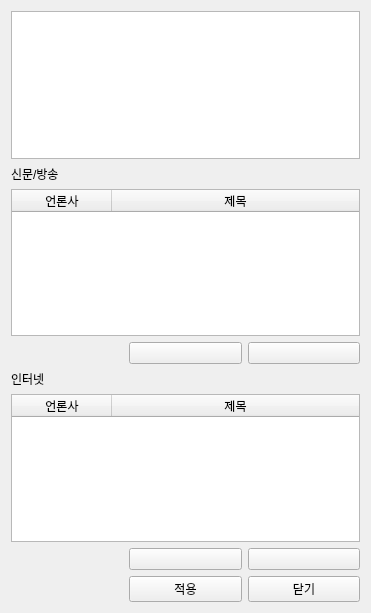
<?xml version="1.0" encoding="UTF-8"?>
<ui version="4.0">
 <class>Dialog</class>
 <widget class="QDialog" name="Dialog">
  <property name="windowModality">
   <enum>Qt::ApplicationModal</enum>
  </property>
  <property name="geometry">
   <rect>
    <x>0</x>
    <y>0</y>
    <width>371</width>
    <height>613</height>
   </rect>
  </property>
  <property name="focusPolicy">
   <enum>Qt::ClickFocus</enum>
  </property>
  <property name="contextMenuPolicy">
   <enum>Qt::NoContextMenu</enum>
  </property>
  <property name="windowTitle">
   <string>메시지</string>
  </property>
  <property name="modal">
   <bool>true</bool>
  </property>
  <layout class="QGridLayout" name="gridLayout">
   <item row="1" column="0">
    <widget class="QLabel" name="label">
     <property name="text">
      <string>신문/방송</string>
     </property>
    </widget>
   </item>
   <item row="3" column="1">
    <widget class="QPushButton" name="btn_paperUp">
     <property name="focusPolicy">
      <enum>Qt::NoFocus</enum>
     </property>
     <property name="text">
      <string/>
     </property>
    </widget>
   </item>
   <item row="6" column="1">
    <widget class="QPushButton" name="btn_internetUp">
     <property name="focusPolicy">
      <enum>Qt::NoFocus</enum>
     </property>
     <property name="text">
      <string/>
     </property>
     <property name="autoRepeat">
      <bool>false</bool>
     </property>
     <property name="default">
      <bool>false</bool>
     </property>
     <property name="flat">
      <bool>false</bool>
     </property>
    </widget>
   </item>
   <item row="6" column="2">
    <widget class="QPushButton" name="btn_internetDown">
     <property name="focusPolicy">
      <enum>Qt::NoFocus</enum>
     </property>
     <property name="text">
      <string/>
     </property>
    </widget>
   </item>
   <item row="2" column="0" colspan="3">
    <widget class="QTableWidget" name="paperNewsTable">
     <property name="focusPolicy">
      <enum>Qt::NoFocus</enum>
     </property>
     <property name="editTriggers">
      <set>QAbstractItemView::NoEditTriggers</set>
     </property>
     <property name="tabKeyNavigation">
      <bool>false</bool>
     </property>
     <property name="showDropIndicator" stdset="0">
      <bool>false</bool>
     </property>
     <property name="dragEnabled">
      <bool>false</bool>
     </property>
     <property name="dragDropOverwriteMode">
      <bool>false</bool>
     </property>
     <property name="dragDropMode">
      <enum>QAbstractItemView::NoDragDrop</enum>
     </property>
     <property name="defaultDropAction">
      <enum>Qt::IgnoreAction</enum>
     </property>
     <property name="alternatingRowColors">
      <bool>true</bool>
     </property>
     <property name="horizontalScrollMode">
      <enum>QAbstractItemView::ScrollPerPixel</enum>
     </property>
     <property name="cornerButtonEnabled">
      <bool>false</bool>
     </property>
     <property name="rowCount">
      <number>0</number>
     </property>
     <attribute name="horizontalHeaderStretchLastSection">
      <bool>true</bool>
     </attribute>
     <column>
      <property name="text">
       <string>언론사</string>
      </property>
     </column>
     <column>
      <property name="text">
       <string>제목</string>
      </property>
     </column>
    </widget>
   </item>
   <item row="7" column="1">
    <widget class="QPushButton" name="btn_run">
     <property name="focusPolicy">
      <enum>Qt::NoFocus</enum>
     </property>
     <property name="text">
      <string>적용</string>
     </property>
    </widget>
   </item>
   <item row="0" column="0" colspan="3">
    <widget class="QTextEdit" name="finalMessage">
     <property name="focusPolicy">
      <enum>Qt::ClickFocus</enum>
     </property>
     <property name="html">
      <string>&lt;!DOCTYPE HTML PUBLIC &quot;-//W3C//DTD HTML 4.0//EN&quot; &quot;http://www.w3.org/TR/REC-html40/strict.dtd&quot;&gt;
&lt;html&gt;&lt;head&gt;&lt;meta name=&quot;qrichtext&quot; content=&quot;1&quot; /&gt;&lt;meta charset=&quot;utf-8&quot; /&gt;&lt;style type=&quot;text/css&quot;&gt;
p, li { white-space: pre-wrap; }
hr { height: 1px; border-width: 0; }
li.unchecked::marker { content: &quot;\2610&quot;; }
li.checked::marker { content: &quot;\2612&quot;; }
&lt;/style&gt;&lt;/head&gt;&lt;body style=&quot; font-family:'맑은 고딕'; font-size:9pt; font-weight:400; font-style:normal;&quot;&gt;
&lt;p style=&quot;-qt-paragraph-type:empty; margin-top:0px; margin-bottom:0px; margin-left:0px; margin-right:0px; -qt-block-indent:0; text-indent:0px;&quot;&gt;&lt;br /&gt;&lt;/p&gt;&lt;/body&gt;&lt;/html&gt;</string>
     </property>
    </widget>
   </item>
   <item row="4" column="0">
    <widget class="QLabel" name="label_2">
     <property name="text">
      <string>인터넷</string>
     </property>
    </widget>
   </item>
   <item row="3" column="2">
    <widget class="QPushButton" name="btn_paperDown">
     <property name="focusPolicy">
      <enum>Qt::NoFocus</enum>
     </property>
     <property name="text">
      <string/>
     </property>
    </widget>
   </item>
   <item row="7" column="2">
    <widget class="QPushButton" name="btn_exit">
     <property name="focusPolicy">
      <enum>Qt::NoFocus</enum>
     </property>
     <property name="text">
      <string>닫기</string>
     </property>
    </widget>
   </item>
   <item row="5" column="0" colspan="3">
    <widget class="QTableWidget" name="internetNewsTable">
     <property name="focusPolicy">
      <enum>Qt::NoFocus</enum>
     </property>
     <property name="editTriggers">
      <set>QAbstractItemView::NoEditTriggers</set>
     </property>
     <property name="tabKeyNavigation">
      <bool>false</bool>
     </property>
     <property name="showDropIndicator" stdset="0">
      <bool>false</bool>
     </property>
     <property name="dragEnabled">
      <bool>false</bool>
     </property>
     <property name="dragDropOverwriteMode">
      <bool>false</bool>
     </property>
     <property name="dragDropMode">
      <enum>QAbstractItemView::NoDragDrop</enum>
     </property>
     <property name="defaultDropAction">
      <enum>Qt::IgnoreAction</enum>
     </property>
     <property name="alternatingRowColors">
      <bool>true</bool>
     </property>
     <property name="horizontalScrollMode">
      <enum>QAbstractItemView::ScrollPerPixel</enum>
     </property>
     <property name="cornerButtonEnabled">
      <bool>false</bool>
     </property>
     <property name="rowCount">
      <number>0</number>
     </property>
     <attribute name="horizontalHeaderStretchLastSection">
      <bool>true</bool>
     </attribute>
     <column>
      <property name="text">
       <string>언론사</string>
      </property>
     </column>
     <column>
      <property name="text">
       <string>제목</string>
      </property>
     </column>
    </widget>
   </item>
  </layout>
 </widget>
 <resources/>
 <connections/>
</ui>
